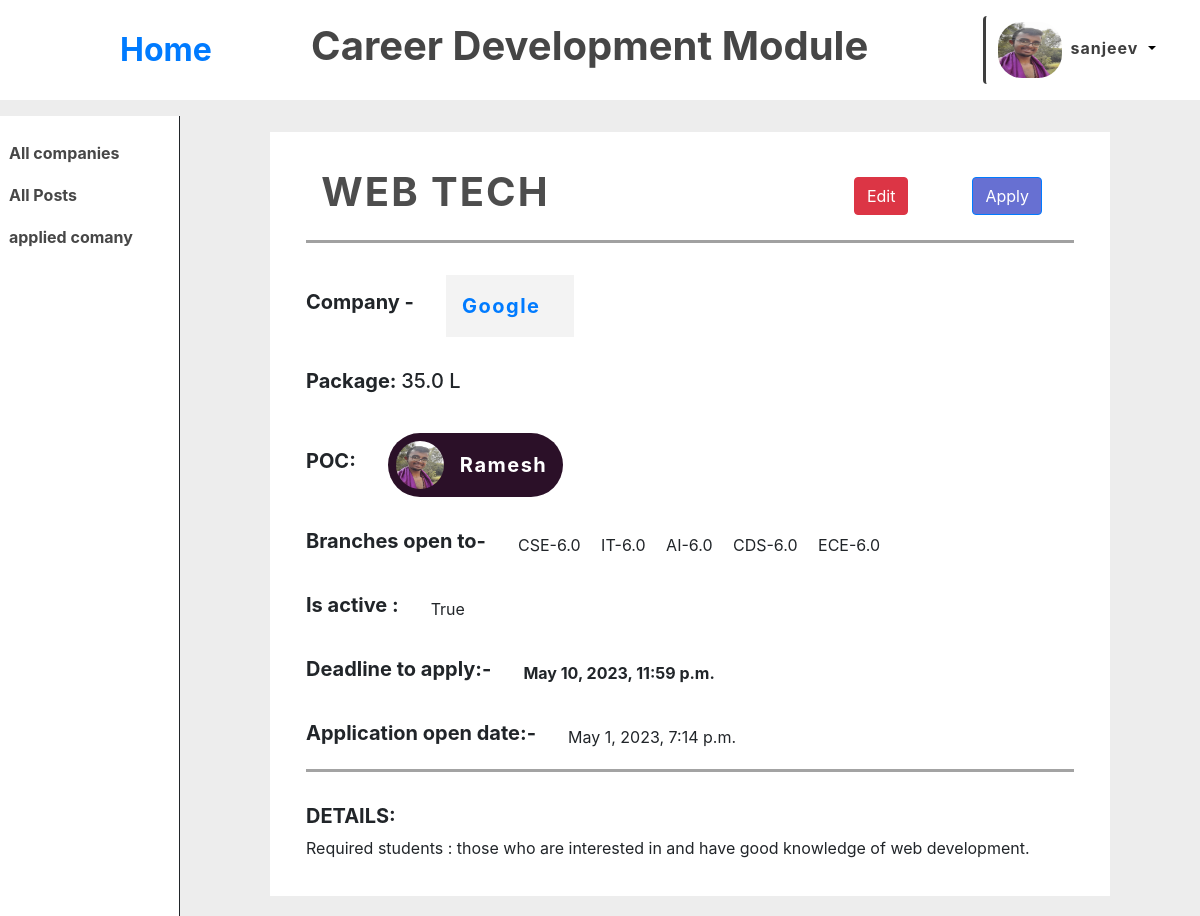
/viewpost/71 (signed in), run on the app's committed database.
### rec/models.py (models this page shows, shortened)
class profile(models.Model):
    student = models.OneToOneField(User, on_delete=models.CASCADE, blank=True, null=True, related_name="profile")
    firstname = models.CharField(max_length=100, null=True, blank=True)
    lastname = models.CharField(max_length=100, null=True, blank=True)
    register_no = models.CharField(max_length=10, null=True, blank=True)
    profile_pic = models.ImageField( default="../media/users/user_avtar.webp", null=True, blank=True, upload_to='users/')
    choose_branch = models.ForeignKey(branch, on_delete=models.CASCADE, blank=True, null=True, related_name="students")
    resume = models.FileField(null=True, blank=True)
    student_cgpa = models.FloatField(default=0, null=True, blank=True)
    sem = models.IntegerField(null=True, blank=True, choices=Sem_choices)

class posts(models.Model) :
    role = models.CharField(max_length=50, null=True, blank=True)
    description = models.TextField(null=True, blank=True)
    package = models.FloatField(null=True, blank=True)
    student = models.ManyToManyField(User, blank=True, related_name="post")
    comp = models.ForeignKey(company, on_delete=models.CASCADE, related_name="post", null=True, blank=True)
    branch_open = models.ManyToManyField(branch, blank=True, related_name="posts")
    cgpa_cutoff = models.FloatField(null=True, blank=True, default=0)
    open_date = models.DateTimeField(null=True, blank=True)
    deadline = models.DateTimeField(null=True, blank=True)
    is_active = models.BooleanField(default=True)

class company(models.Model) :
    name = models.CharField(max_length=100, null=False, blank=False, unique=True)
    description = models.TextField()
    poc = models.ForeignKey(User, on_delete=models.CASCADE, related_name="company_poc")
    branches_open = models.ManyToManyField(branch, related_name="company", blank=True )
    isactive = models.BooleanField(default=True)
    applied = models.ManyToManyField(User, blank=True ,related_name="applied_company")
    def __str__(self) :
        return self.name

class cgpa(models.Model) :
    cutoff_cgpa = models.FloatField(null=True, blank=True, default=0)
    cgpa_branch = models.ForeignKey(branch, on_delete=models.CASCADE, related_name="cutoff_cgpa", null=True, blank=True )
    post = models.ForeignKey(posts, on_delete=models.CASCADE, related_name="cutoff_cgpa", null=True, blank=True)

class branch(models.Model) :
    name = models.CharField(max_length=20, choices=Branch_choices)
    def __str__(self) :
        return self.name

### rec/views.py (the view)
# urls.py: path("viewpost/<int:id>", views.post_view, name="viewpost"),
def post_view(request, id) :
    if request.user.is_authenticated :
        get_post = posts.objects.get(id = id)
        get_branch = request.user.profile.choose_branch
        eligible = False
        can_edit = False
        if get_post.comp.isactive :
            if get_branch in get_post.branch_open.all() :
                get_cgpa = get_post.cutoff_cgpa.get(cgpa_branch = get_branch)
                if get_cgpa.cutoff_cgpa <= request.user.profile.student_cgpa :
                    eligible = True
        if request.user.is_superuser or  request.user.groups.filter(name = "Admin").exists() or get_post.comp.poc == request.user :
            can_edit = True
        return render(request, "rec/viewpost.html",{
            "post" : get_post,
            "eligible" : eligible,
            "profile" : request.user.profile,
            "canedit" : can_edit
        })

### rec/templates/rec/viewpost.html (shortened to what this page needs)
{% extends './header.html' %}
{% load static %}
{% block body1 %}
    <div class="view-post">
        <div class="view-post-head">
            <h1>{{post.role.upper}}</h1>
            {% if canedit %}
                <a href="../editpost/{{post.id}}" style="margin-left: auto; margin-right: 2rem;"><button class="btn btn-danger">Edit</button></a>
            {% endif %}
            {% if post.is_active and eligible%}
            <a href="../apply/{{post.id}}" style="margin-left: 2rem; margin-right: 2rem;"><button class="btn btn-primary" style="background:#6770d2;">Apply</button></a>
            {% endif %}
        </div>
        <div class="post">
            <h5><strong>Company -</strong> </h5>
            <a href="../viewcomp/{{post.comp.id}}"><div class="post-comp">{{post.comp}}</div></a></div>
            <div class="post">
                <h5><strong>Package: </strong>{{post.package}} L</h5>
            </div>
            <div class="post">
                <h5><strong>POC:</strong></h5>
                <a href="/public_profile_view/{{post.comp.poc}}" style="color: white;">
                <div class="post-img">
                        <img src="../media/{{post.comp.poc.profile.profile_pic}}">
                        <div class="post-poc">{{post.comp.poc}}</div>
                </div></a>
            </div>
            <div class="post">
                <h5><strong>Branches open to- </strong></h5>
                <div style="word-spacing: 1rem;">
                {% for branch in post.cutoff_cgpa.all %}
                    {{branch.cgpa_branch}}-{{branch.cutoff_cgpa}}
                {% endfor %}
            </div>
            </div>
            <div class="post">
                <h5><strong>Is active :</strong></h5>
                {{post.is_active}}
            </div>
            <div class="post">
                <h5><strong>Deadline to apply:-</strong></h5>
                <strong>{{post.deadline}}</strong>
            </div>
            <div class="post" style="border-bottom: solid; border-color: rgb(163, 163, 163); border-width: medium; padding-bottom: 1rem;">
                <h5><strong>Application open date:- </strong></h5>
                {{post.open_date}}
            </div>
            <div>
                <h5><strong>DETAILS: </strong></h5>
                {{post.description}}
            </div>
    </div>
{% endblock %}

### rec/templates/rec/header.html (shortened to what this page needs)
{% extends './layout.html' %}
  {% load static %}
  {% block head %}
  <link rel="stylesheet" type="text/css" href="../../static/reg.css" />
  {%endblock%}
  {% block body %}
  <div class="header-cont">
    <a href="/home">Home</a>
    <h1>Career Development Module</h1>
    <div class="home-profile">
      <div class="dropdown">
        <button class="btn bt margin: auto;n-secondary dropdown-toggle" type="button" id="dropdownMenuButton" data-toggle="dropdown" aria-haspopup="true" aria-expanded="false">
          <img src="../media/{{profile.profile_pic}}"><strong>{{request.user}}</strong>
        </button>
      </div>
  </div>
  </div>
  <div class="home-body">
    <div class="sidebar-container">
      <div class="side-bar">
        <a href="/allcomp">All companies</a>
        <a href="/allposts">All Posts</a>
        <a href="http://127.0.0.1:8000/applied_posts/">applied comany</a>
      </div>
    </div>
  {% block body1 %}
  {% endblock %}
  {% endblock %}

### rec/static/reg.css (style rules this page uses)
html { background: rgb(237, 237, 237); }
body { background:rgb(237, 237, 237); background-color: rgb(237, 237, 237); }

### rec/templates/rec/header.html (style rules this page uses)
.home-body { display: flex; }
.sidebar-container { min-width: 10rem; width: 15%; height: 100vh; background: white; margin-top: 1rem; border-right: solid; border-width: thin; }
.side-bar { margin-top: 1rem; display: grid; background: white; height: min-content; }
.side-bar>a { text-decoration: none; padding: 5%; border-width: thin; color: rgb(71, 71, 71); font-weight: 700; }
.home-profile { padding-left: 1rem; padding-top: 1rem; padding-bottom: 1rem; margin-left: auto; margin-right: 2rem; background: white; display: flex; width: min-content; }
.dropdown-toggle { background:white; border: transparent; color: rgb(62, 62, 62); letter-spacing: 1px; border-left: solid; }
.btn>img { width: 4rem; height: 3.5rem; margin-right: 0.5rem; }
.dropdown-toggle::after { color: black; }
.header-cont { height: max-content; background: white; display: flex; align-items: center; }
.header-cont>a { margin-left: 10%; margin-right: auto; font-weight: bold; font-size: 2rem; text-decoration: none; }
.header-cont>h1 { font-weight: bolder; color: rgb(70, 70, 70); }

### rec/templates/rec/viewpost.html (style rules this page uses)
.view-post { max-width: 1400px; min-width: 70%; margin: auto; background: white; padding: 3%; margin-top: 2rem; display: grid; gap: 2rem; }
.view-post-head>h1 { padding-left: 2%; color: rgb(77, 77, 77); letter-spacing: 2px; font-weight: bolder; }
.view-post-head { display: flex; padding-bottom:1rem ; border-bottom: solid; border-color: rgb(161, 161, 161); align-items: center; width: 100%; }
.post-comp { padding: 1rem; background: rgb(243, 243, 243); width: 8rem; }
.post { display: flex; align-items: center; gap: 2rem; }
.post-poc { display: flex; }
img { width: 3rem; height: 3rem; border-radius: 1.5rem; }
.post-img { display: flex; align-items: center; background: rgb(43, 16, 40); padding: 0.5rem; padding-right: 1rem; border-radius: 2rem; gap: 1rem; }
.post>a { text-decoration: none; font-weight: bolder; letter-spacing: 1.5px; font-size: 1.25rem; }

### data on the page
profile: profile_pic (picture)
posts: role "WEB TECH", comp "Google", package "35.0", comp.poc.profile.profile_pic (picture), comp.poc "Ramesh", is_active "True", deadline "May 10, 2023, 11:59 p.m.", open_date "May 1, 2023, 7:14 p.m.", description "Required students : those who are interested in and have good knowledge of web development."
cgpa: cgpa_branch "CSE", cutoff_cgpa "6.0"
cgpa: cgpa_branch "IT", cutoff_cgpa "6.0"
cgpa: cgpa_branch "AI", cutoff_cgpa "6.0"
cgpa: cgpa_branch "CDS", cutoff_cgpa "6.0"
cgpa: cgpa_branch "ECE", cutoff_cgpa "6.0"

### other printed values
{{ request.user }} "sanjeev"
